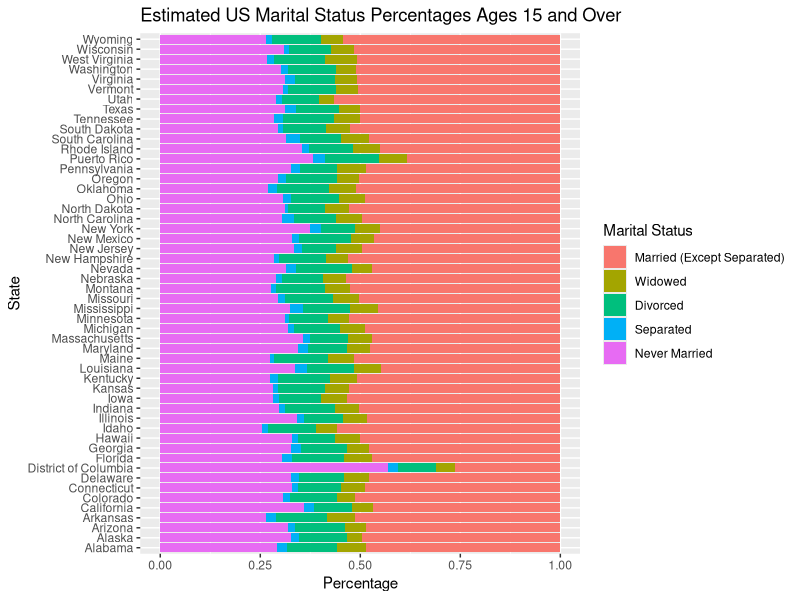
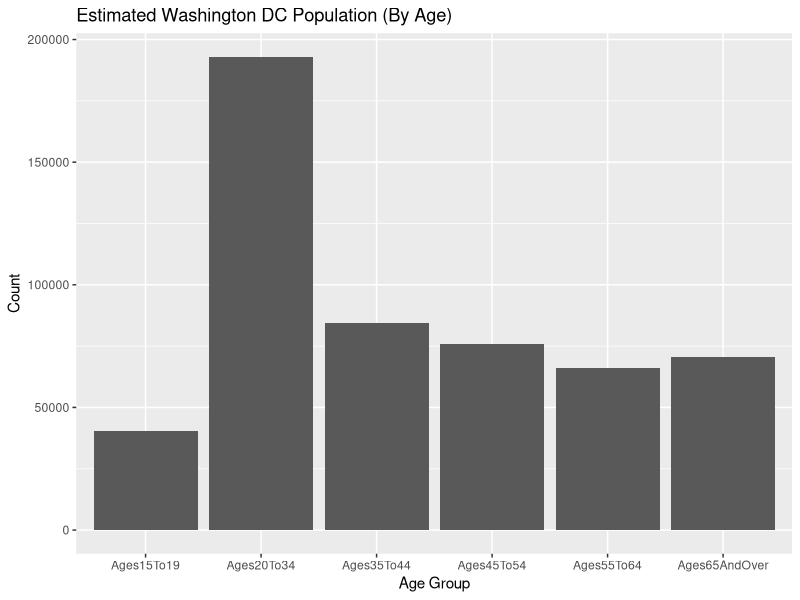
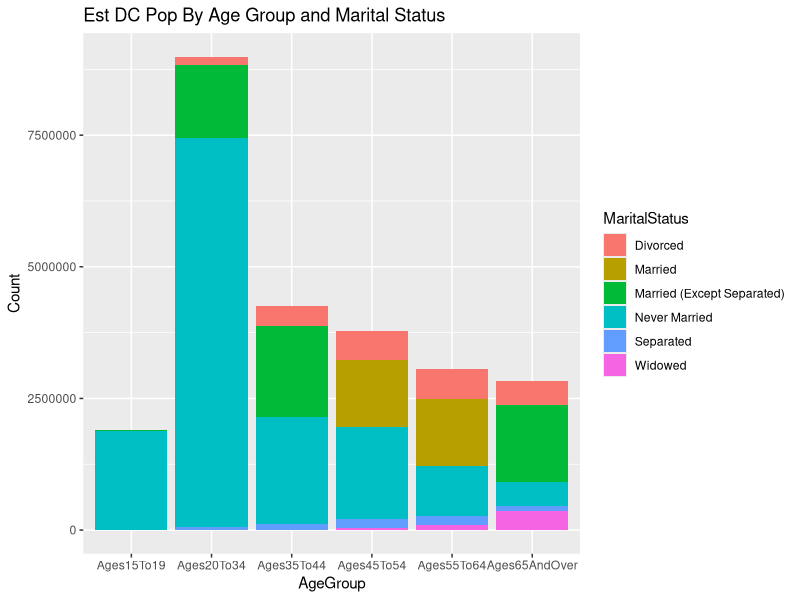
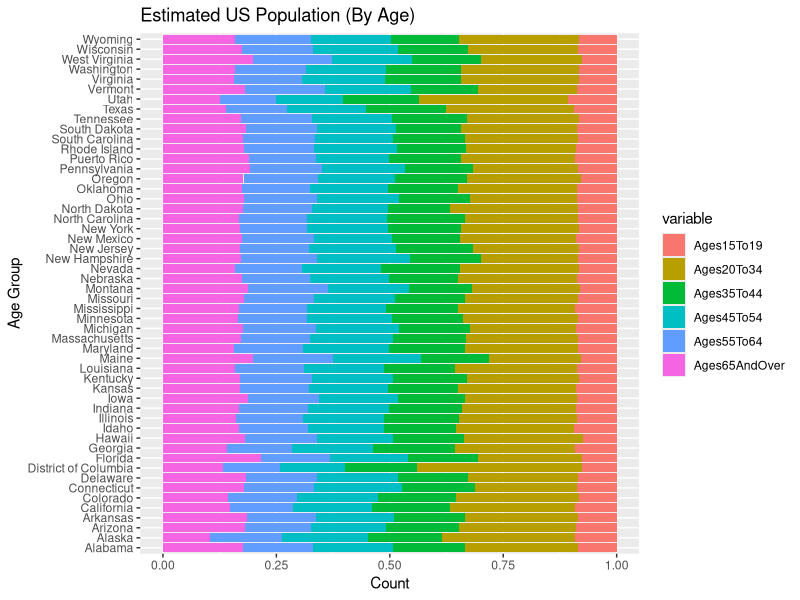
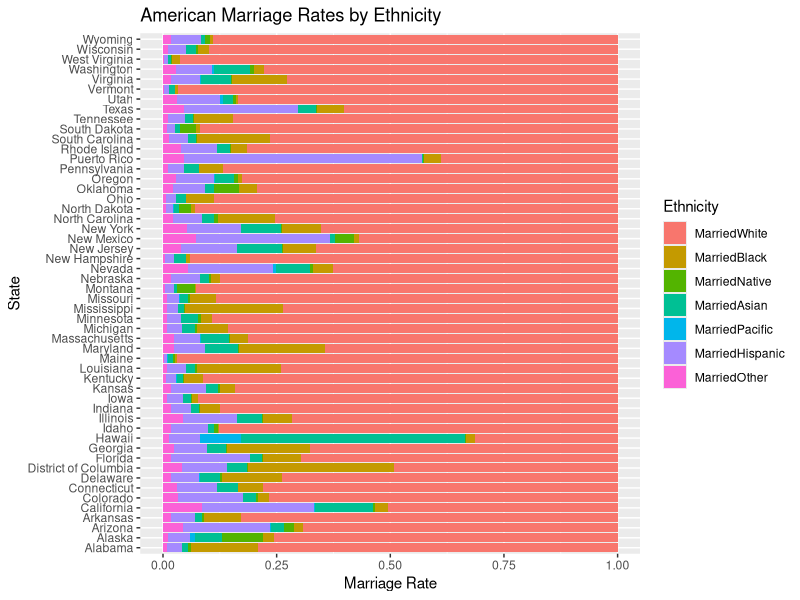
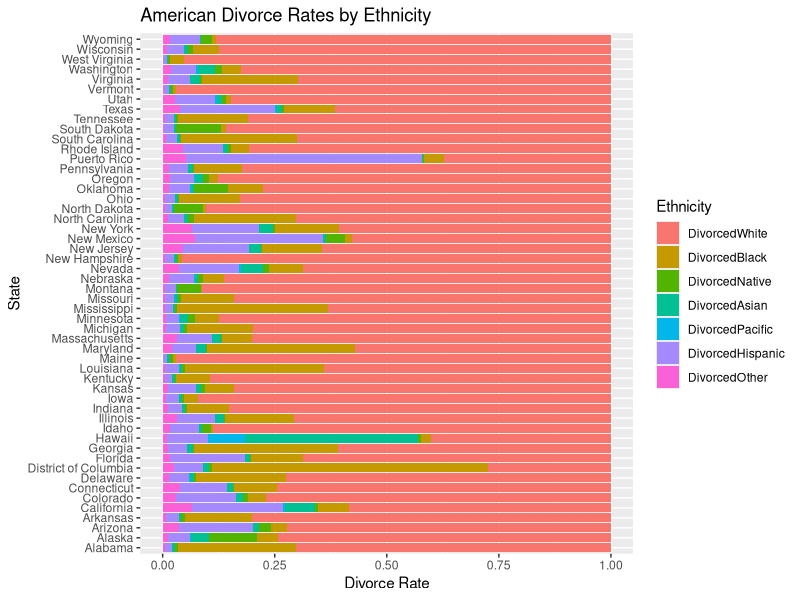
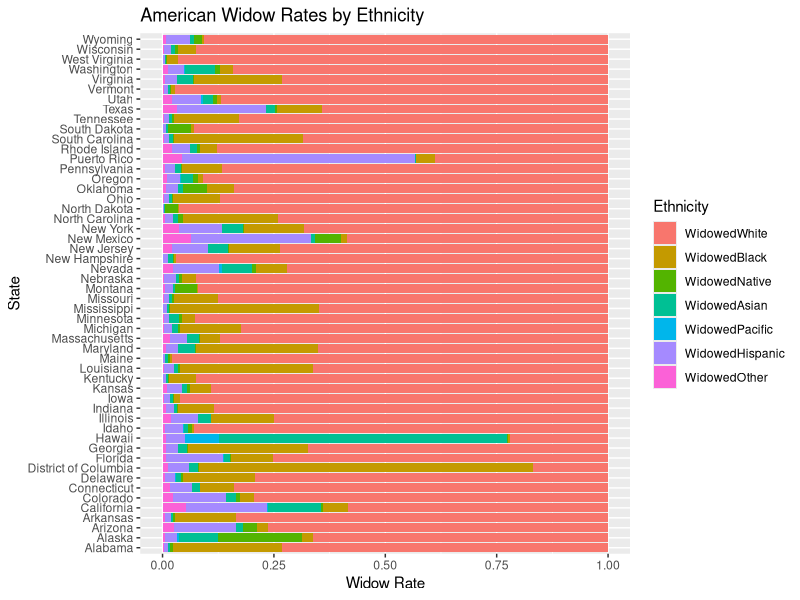
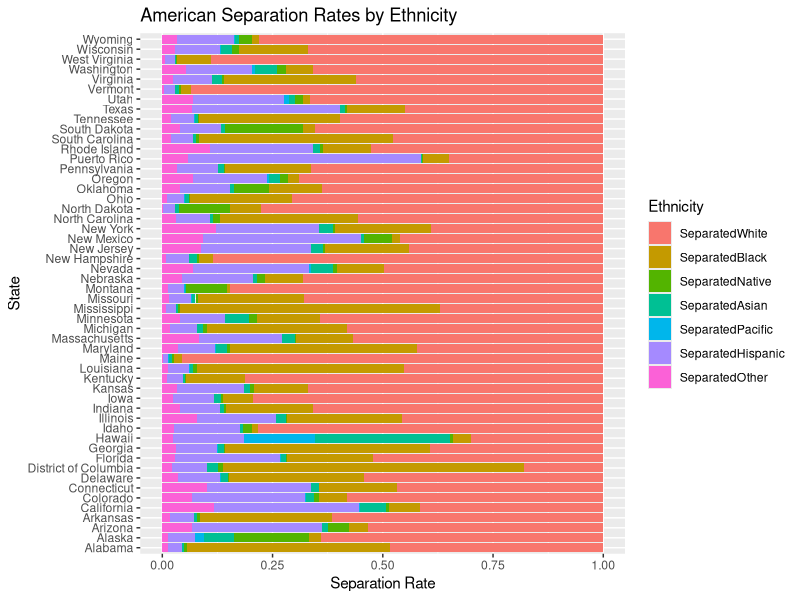

The R source for these figures, in order:
library(ggplot2)
library(dplyr)
library(reshape2)

# This file analyzes marriage and divorce data provided by the American Community
# Service url(http://www.census.gov/hhes/socdemo/marriage/data/acs/)

setwd("[R script directory]")

#Read Data
df.marital_status <- read.csv("ACS_13_5YR_MARITAL_STATUS.csv")

# Plot the Estimated Percentages for each State
legendLabels <- c("Married (Except Separated)", "Widowed", "Divorced", "Separated", "Never Married")
df.marital_status %>%
  select(Geography,Now_married_Except_Separated_15_Years_And_Over,
         Widowed_15_Years_And_Over,Divorced_Population_15_Years_And_Over,Separated_Population_15_Years_And_Over,
         Never_Married_Estimate_Population_15_Years_And_Over) %>%
  melt(id.var="Geography") %>%
  ggplot(aes(x=Geography,y=value,fill=variable)) +
  geom_bar(stat="identity",position="fill") +
  labs(title="Estimated US Marital Status Percentages Ages 15 and Over", x="State", y="Percentage") +
  scale_fill_discrete(name="Marital Status", labels=legendLabels) +
  coord_flip()

# Washington DC Stands out in the above chart, having the highest percentage of
# single Americans. Let's take a closer look at this region. Let's first look
# at the ages of the people living in DC

df.marital_status %>%
  filter(Geography=="District of Columbia") %>%
  mutate(Ages15To19=Total_Males_15_Years_And_Over_15_To_19_Years+Total_Females_15_To_19_Years,
         Ages20To34=Total_Males_20_To_34_Years+Total_Females_20_To_34_Years,
         Ages35To44=Total_Males_35_To_44_Years+Total_Females_35_To_44_Years,
         Ages45To54=Total_Males_45_To_54_Years+Total_Females_45_To_54_Years,
         Ages55To64=Total_Males_55_To_64_Years+Total_Females_55_To_64_Years,
         Ages65AndOver=Total_Males_65_Years_And_Over+Total_Females_65_Years_And_Over) %>%
  select(Geography,Ages15To19,Ages20To34,Ages35To44,Ages45To54,Ages55To64,Ages65AndOver) %>%
  melt(id.var="Geography") %>%
  ggplot(aes(x=variable,y=value)) +
  geom_bar(stat="identity") +
  labs(title="Estimated Washington DC Population (By Age)", x="Age Group", y="Count")

# Interesting, the majority of people living in DC appears to be between 20 and 35. 
# Let's take a look at the marital status of each group to see if we can get a clearer picture

# First let's create some functions we need to preprocess the data

computePopulation <- function(totalMales,percentMales,totalFemales,percentFemales) {
  return (totalMales*percentMales)+(totalFemales*percentFemales)
}

computeAgeGroup <- function(category) {
  ifelse(category == "Married15To19","Ages15To19",
   ifelse(category =="Widowed15To19","Ages15To19",
    ifelse(category == "Divorced15To19","Ages15To19",
     ifelse(category == "Separated15To19","Ages15To19",
      ifelse(category == "NeverMarried15To19","Ages15To19",
       ifelse(category == "Married20To34","Ages20To34",
        ifelse(category == "Widowed20To34","Ages20To34",
         ifelse(category == "Divorced20To34","Ages20To34",
          ifelse(category =="Separated20To34","Ages20To34",
           ifelse(category == "NeverMarried20To34","Ages20To34",
            ifelse(category == "Married35To44", "Ages35To44",
             ifelse(category == "Widowed35To44","Ages35To44",
              ifelse(category =="Divorced35To44", "Ages35To44",
               ifelse(category == "Separated35To44","Ages35To44",
                ifelse(category == "NeverMarried35To44","Ages35To44",
                 ifelse(category == "Married45To54","Ages45To54",
                  ifelse(category == "Widowed45To54","Ages45To54",
                   ifelse(category == "Divorced45To54","Ages45To54",
                    ifelse(category == "Separated45To54","Ages45To54",
                     ifelse(category == "NeverMarried45To54","Ages45To54",
                      ifelse(category =="Married55To64","Ages55To64",
                       ifelse(category=="Widowed55To64","Ages55To64",
                        ifelse(category=="Divorced55To64","Ages55To64",
                         ifelse(category=="Separated55To64","Ages55To64",
                          ifelse(category=="NeverMarried55To64","Ages55To64",
                           ifelse(category=="Married65AndOver","Ages65AndOver",
                            ifelse(category=="Widowed65AndOver","Ages65AndOver",
                             ifelse(category=="Divorced65AndOver","Ages65AndOver",
                              ifelse(category=="Separated65AndOver","Ages65AndOver",
                               ifelse(category=="NeverMarried65AndOver","Ages65AndOver",NA)
                              )))))))))))))))))))))))))))))
}

computeMaritalStatus <- function(category) {
  ifelse(category == "Married15To19","Married (Except Separated)",
         ifelse(category =="Widowed15To19","Widowed",
                ifelse(category == "Divorced15To19","Divorced",
                       ifelse(category == "Separated15To19","Separated",
                              ifelse(category == "NeverMarried15To19","Never Married",
                                     ifelse(category == "Married20To34","Married (Except Separated)",
                                            ifelse(category == "Widowed20To34","Widowed",
                                                   ifelse(category == "Divorced20To34","Divorced",
                                                          ifelse(category =="Separated20To34","Separated",
                                                                 ifelse(category == "NeverMarried20To34","Never Married",
                                                                        ifelse(category == "Married35To44", "Married (Except Separated)",
                                                                               ifelse(category == "Widowed35To44","Widowed",
                                                                                      ifelse(category =="Divorced35To44", "Divorced",
                                                                                             ifelse(category == "Separated35To44","Separated",
                                                                                                    ifelse(category == "NeverMarried35To44","Never Married",
                                                                                                           ifelse(category == "Married45To54","Married",
                                                                                                                  ifelse(category == "Widowed45To54","Widowed",
                                                                                                                         ifelse(category == "Divorced45To54","Divorced",
                                                                                                                                ifelse(category == "Separated45To54","Separated",
                                                                                                                                       ifelse(category == "NeverMarried45To54","Never Married",
                                                                                                                                              ifelse(category =="Married55To64","Married",
                                                                                                                                                     ifelse(category=="Widowed55To64","Widowed",
                                                                                                                                                            ifelse(category=="Divorced55To64","Divorced",
                                                                                                                                                                   ifelse(category=="Separated55To64","Separated",
                                                                                                                                                                          ifelse(category=="NeverMarried55To64","Never Married",
                                                                                                                                                                                 ifelse(category=="Married65AndOver","Married (Except Separated)",
                                                                                                                                                                                        ifelse(category=="Widowed65AndOver","Widowed",
                                                                                                                                                                                               ifelse(category=="Divorced65AndOver","Divorced",
                                                                                                                                                                                                      ifelse(category=="Separated65AndOver","Separated",
                                                                                                                                                                                                             ifelse(category=="NeverMarried65AndOver","Never Married",NA)
                                                                                                                                                                                                      )))))))))))))))))))))))))))))
}

df.marital_status %>%
  filter(Geography=="District of Columbia") %>%
  mutate(Married15To19 = computePopulation(Total_Males_15_Years_And_Over_15_To_19_Years,
                                           Now_Married_Except_Separated_Males_15_To_19_Years,
                                           Total_Females_15_To_19_Years,
                                           Now_Married_Except_Separated_Females_15_To_19_Years),
         Widowed15To19 = computePopulation(Total_Males_15_Years_And_Over_15_To_19_Years,
                                           Widowed_Males_15_To_19_Years,
                                           Total_Females_15_To_19_Years,
                                           Widowed_Females_15_To_19_Years),
         Divorced15To19 = computePopulation(Total_Males_15_Years_And_Over_15_To_19_Years,
                                            Divorced_Males_15_To_19_Years,
                                            Total_Females_15_To_19_Years,
                                            Divorced_Females_15_To_19_Years),
         Separated15To19 = computePopulation(Total_Males_15_Years_And_Over_15_To_19_Years,
                                             Separated_Males_15_To_19_Years,
                                             Total_Females_15_To_19_Years,
                                             Separated_Females_15_To_19_Years),
         NeverMarried15To19 = computePopulation(Total_Males_15_Years_And_Over_15_To_19_Years,
                                                Never_Married_Males_15_To_19_Years,
                                                Total_Females_15_To_19_Years,
                                                Never_Married_Females_15_To_19_Years),
         Married20To34 = computePopulation(Total_Males_20_To_34_Years,
                                           Now_Married_Except_Separated_Males_20_To_34_Years,
                                           Total_Females_20_To_34_Years,
                                           Now_Married_Except_Separated_Females_20_To_34_Years),
         Widowed20To34 = computePopulation(Total_Males_20_To_34_Years,
                                           Widowed_Males_20_To_34_Years,
                                           Total_Females_20_To_34_Years,
                                           Widowed_Females_20_To_34_Years),
         Divorced20To34 = computePopulation(Total_Males_20_To_34_Years,
                                            Divorced_Males_20_To_34_Years,
                                            Total_Females_20_To_34_Years,
                                            Divorced_Females_20_To_34_Years),
         Separated20To34 = computePopulation(Total_Males_20_To_34_Years,
                                             Separated_Males_20_To_34_Years,
                                             Total_Females_20_To_34_Years,
                                             Separated_Females_20_To_34_Years),
         NeverMarried20To34 = computePopulation(Total_Males_20_To_34_Years,
                                                Never_Married_Males_20_To_34_Years,
                                                Total_Females_20_To_34_Years,
                                                Never_Married_Females_20_To_34_Years),
         Married35To44 = computePopulation(Total_Males_35_To_44_Years,
                                           Now_Married_Males_35_To_44_Years,
                                           Total_Females_35_To_44_Years,
                                           Now_Married_Except_Separated_Females_35_To_44_Years),
         Widowed35To44 = computePopulation(Total_Males_35_To_44_Years,
                                           Widowed_Males_35_To_44_Years,
                                           Total_Females_35_To_44_Years,
                                           Widowed_Females_35_To_44_Years),
         Divorced35To44 = computePopulation(Total_Males_35_To_44_Years,
                                            Divorced_Males_35_To_44_Years,
                                            Total_Females_35_To_44_Years,
                                            Divorced_Females_35_To_44_Years),
         Separated35To44 = computePopulation(Total_Males_35_To_44_Years,
                                             Separated_Males_35_To_44_Years,
                                             Total_Females_35_To_44_Years,
                                             Separated_Females_35_To_44_Years),
         NeverMarried35To44 = computePopulation(Total_Males_35_To_44_Years,
                                                Never_Married_Males_35_To_44_Years,
                                                Total_Females_35_To_44_Years,
                                                Never_Married_Females_35_To_44_Years),
         Married45To54 = computePopulation(Total_Males_45_To_54_Years,
                                           Now_Married_Except_Separated_Males_15_Years_And_Over_45_To_54_Years,
                                           Total_Females_45_To_54_Years,
                                           Now_Married_Except_Separated_Females_45_To_54_Years),
         Widowed45To54 = computePopulation(Total_Males_45_To_54_Years,
                                           Widowed_Males_45_To_54_Years,
                                           Total_Females_45_To_54_Years,
                                           Widowed_Females_45_To_54_Years),
         Divorced45To54 = computePopulation(Total_Males_45_To_54_Years,
                                            Divorced_Males_45_To_54_Years,
                                            Total_Females_45_To_54_Years,
                                            Divorced_Females_45_To_54_Years),
         Separated45To54 = computePopulation(Total_Males_45_To_54_Years,
                                             Separated_Males_45_To_54_Years,
                                             Total_Females_45_To_54_Years,
                                             Separated_Females_45_To_54_Years),
         NeverMarried45To54 = computePopulation(Total_Males_45_To_54_Years,
                                                Never_Married_Males_45_To_54_Years,
                                                Total_Females_45_To_54_Years,
                                                Never_Married_Females_45_To_54_Years),
         Married55To64 = computePopulation(Total_Males_55_To_64_Years,
                                           Now_Married_Except_Separated_Males_55_To_64_Years,
                                           Total_Females_55_To_64_Years,
                                           Now_Married_Except_Separated_Females_55_To_64_Years),
         Widowed55To64 = computePopulation(Total_Males_55_To_64_Years,
                                           Widowed_Males_55_To_64_Years,
                                           Total_Females_55_To_64_Years,
                                           Widowed_Females_55_To_64_Years),
         Divorced55To64 = computePopulation(Total_Males_55_To_64_Years,
                                            Divorced_Males_55_To_64_Years,
                                            Total_Females_55_To_64_Years,
                                            Divorced_Females_55_To_64_Years),
         Separated55To64 = computePopulation(Total_Males_55_To_64_Years,
                                             Separated_Males_55_To_64_Years,
                                             Total_Females_55_To_64_Years,
                                             Separated_Females_55_To_64_Years),
         NeverMarried55To64 = computePopulation(Total_Males_55_To_64_Years,
                                                Never_Married_Males_55_To_64_Years,
                                                Total_Females_55_To_64_Years,
                                                Never_Married_Females_55_To_64_Years),
         Married65AndOver = computePopulation(Total_Males_65_Years_And_Over,
                                              Now_Married_Except_Separated_Males_65_Years_And_Over,
                                           Total_Females_65_Years_And_Over,
                                           Now_Married_Except_Separated_Females_65_Years_And_Over),
         Widowed65AndOver = computePopulation(Total_Males_65_Years_And_Over,
                                           Widowed_Males_65_Years_And_Over,
                                           Total_Females_65_Years_And_Over,
                                           Widowed_Females_65_Years_And_Over),
         Divorced65AndOver = computePopulation(Total_Males_65_Years_And_Over,
                                            Divorced_Males_65_Years_And_Over,
                                            Total_Females_65_Years_And_Over,
                                            Divorced_Females_65_Years_And_Over),
         Separated65AndOver = computePopulation(Total_Males_65_Years_And_Over,
                                             Separated_Males_65_Years_And_Over,
                                             Total_Females_65_Years_And_Over,
                                             Separated_Females_65_Years_And_Over),
         NeverMarried65AndOver = computePopulation(Total_Males_65_Years_And_Over,
                                                Never_Married_65_Years_And_Over,
                                                Total_Females_65_Years_And_Over,
                                                Never_Married_Females_65_Years_And_Over)
         ) %>%
  select(Geography,Married15To19,Widowed15To19,Divorced15To19,Separated15To19,NeverMarried15To19,
         Married20To34,Widowed20To34,Divorced20To34,Separated20To34,NeverMarried20To34,
         Married35To44,Widowed35To44,Divorced35To44,Separated35To44,NeverMarried35To44,
         Married45To54,Widowed45To54,Divorced45To54,Separated45To54,NeverMarried45To54,
         Married55To64,Widowed55To64,Divorced55To64,Separated55To64,NeverMarried55To64,
         Married65AndOver,Widowed65AndOver,Divorced65AndOver,Separated65AndOver,NeverMarried65AndOver) %>%
  melt(id.vars="Geography", variable.name="Category",value.name="Count") %>%
  mutate(AgeGroup = computeAgeGroup(Category), MaritalStatus = computeMaritalStatus(Category)) %>%
  select(AgeGroup, MaritalStatus, Count) %>%
  ggplot(aes(x=AgeGroup,y=Count,fill=MaritalStatus)) +
  ggtitle("Est DC Pop By Age Group and Marital Status") +
  geom_bar(stat="identity")

# Let's compare the age distribution in DC with the rest of the country
df.marital_status %>%
  mutate(Ages15To19=Total_Males_15_Years_And_Over_15_To_19_Years+Total_Females_15_To_19_Years,
         Ages20To34=Total_Males_20_To_34_Years+Total_Females_20_To_34_Years,
         Ages35To44=Total_Males_35_To_44_Years+Total_Females_35_To_44_Years,
         Ages45To54=Total_Males_45_To_54_Years+Total_Females_45_To_54_Years,
         Ages55To64=Total_Males_55_To_64_Years+Total_Females_55_To_64_Years,
         Ages65AndOver=Total_Males_65_Years_And_Over+Total_Females_65_Years_And_Over) %>%
  select(Geography,Ages15To19,Ages20To34,Ages35To44,Ages45To54,Ages55To64,Ages65AndOver) %>%
  melt(id.var="Geography") %>%
  ggplot(aes(x=Geography,y=value, fill=variable)) +
  geom_bar(stat="identity", position="Fill") +
  labs(title="Estimated US Population (By Age)", x="Age Group", y="Count") +
  coord_flip()

# After doing some research, it appears that Washington DC does in fact have a
# large population of singles, a large majority of which are young, ambitious
# professionals between ages 20 - 39. Let's look at the ratio of unmarried males
# to unmarried females and vice versa

# Male to Female Ratio
df.marital_status %>%
  mutate(SingleMaleToFemale = (Total_Males_15_Years_And_Over*Never_Married_Males_15_Years_And_Over)/
                              (Total_Females_15_Years_And_Over*Never_Married_Females_15_Years_And_Over)) %>%
  select(Geography, SingleMaleToFemale) %>%
  arrange(SingleMaleToFemale)

# Female to Male Ratio
df.marital_status %>%
  mutate(SingleFemaleToMale = (Total_Females_15_Years_And_Over*Never_Married_Females_15_Years_And_Over)/
                              (Total_Males_15_Years_And_Over*Never_Married_Males_15_Years_And_Over)) %>%
  select(Geography, SingleFemaleToMale) %>%
  arrange(SingleFemaleToMale)

# Washington DC has the largest male to female ratio (more females per male) in the US
# Looks like I found the perfect place to find a girlfriend. Lol!

# Let's take a look at the marital status among different ethic groups.

# Married americans by ethinicity

df.marital_status %>%
  mutate(MarriedWhite = (Now_Married_Except_Separated_White*Total_Population_White)/Total_Population_15_Years_And_Over,
         MarriedBlack = (Now_Married_Except_Separated_Black*Total_Population_Black)/Total_Population_15_Years_And_Over,
         MarriedNative = (Now_Married_Except_Separated_American_Indian_And_Alaska_Native*Total_Population_American_Indian_And_Alaska_Native)/Total_Population_15_Years_And_Over,
         MarriedAsian = (Now_Married_Except_Separated_Asian*Total_Population_Asian)/Total_Population_15_Years_And_Over,
         MarriedPacific = (Now_Married_Except_Separated_Native_Hawaiian_And_Other_Pacific_Islander*Total_Population_Native_Hawaiian_And_Other_Pacific_Islander)/Total_Population_15_Years_And_Over,
         MarriedHispanic = (Now_Married_Except_Separated_Hispanic_Or_Latino_Origin*Total_Hispanic_Or_Latino_Origin)/Total_Population_15_Years_And_Over,
         MarriedOther = (Now_Married_Except_Separated_Some_Other_Race*Total_Population_Some_Other_Race)/Total_Population_15_Years_And_Over) %>%
  select(Geography,MarriedWhite,MarriedBlack,MarriedNative,MarriedAsian,MarriedPacific,MarriedHispanic,MarriedOther) %>%
  melt(id.var="Geography", variable.name="Ethnicity", value.name="MarriageRate") %>%
  ggplot(aes(x=Geography, y=MarriageRate, fill=Ethnicity)) +
  geom_bar(stat="identity", position="fill") +
  labs(title="American Marriage Rates by Ethnicity", x="State", y="Marriage Rate")+
  coord_flip()
  
 # Divorced Americans By Ethicity 
df.marital_status %>%
  mutate(DivorcedWhite = (Divorced_White*Total_Population_White)/Total_Population_15_Years_And_Over,
         DivorcedBlack = (Divorced_Black*Total_Population_Black)/Total_Population_15_Years_And_Over,
         DivorcedNative = (Divorced_American_Indian_And_Alaska_Native*Total_Population_American_Indian_And_Alaska_Native)/Total_Population_15_Years_And_Over,
         DivorcedAsian = (Divorced_Asian*Total_Population_Asian)/Total_Population_15_Years_And_Over,
         DivorcedPacific = (Divorced_Native_Hawaiian_And_Other_Pacific_Islander*Total_Population_Native_Hawaiian_And_Other_Pacific_Islander)/Total_Population_15_Years_And_Over,
         DivorcedHispanic = (Divorced_Hispanic_Or_Latino_Origin*Total_Hispanic_Or_Latino_Origin)/Total_Population_15_Years_And_Over,
         DivorcedOther = (Divorced_Some_Other_Race*Total_Population_Some_Other_Race)/Total_Population_15_Years_And_Over) %>%
  select(Geography,DivorcedWhite,DivorcedBlack,DivorcedNative,DivorcedAsian,DivorcedPacific,DivorcedHispanic,DivorcedOther) %>%
  melt(id.var="Geography", variable.name="Ethnicity", value.name="DivorceRate") %>%
  ggplot(aes(x=Geography, y=DivorceRate, fill=Ethnicity)) +
  geom_bar(stat="identity", position="fill") +
  labs(title="American Divorce Rates by Ethnicity", x="State", y="Divorce Rate")+
  coord_flip()

# Widowed Americans By Ethnicity
df.marital_status %>%
  mutate(WidowedWhite = (Widowed_White*Total_Population_White)/Total_Population_15_Years_And_Over,
         WidowedBlack = (Widowed_Black*Total_Population_Black)/Total_Population_15_Years_And_Over,
         WidowedNative = (Widowed_American_Indian_And_Alaska_Native*Total_Population_American_Indian_And_Alaska_Native)/Total_Population_15_Years_And_Over,
         WidowedAsian = (Widowed_Asian*Total_Population_Asian)/Total_Population_15_Years_And_Over,
         WidowedPacific = (Widowed_Native_Hawaiian_And_Other_Pacific_Islander*Total_Population_Native_Hawaiian_And_Other_Pacific_Islander)/Total_Population_15_Years_And_Over,
         WidowedHispanic = (Widowed_Estimate_Hispanic_Or_Latino_Origin*Total_Hispanic_Or_Latino_Origin)/Total_Population_15_Years_And_Over,
         WidowedOther = (Widowed_Some_Other_Race*Total_Population_Some_Other_Race)/Total_Population_15_Years_And_Over) %>%
  select(Geography,WidowedWhite,WidowedBlack,WidowedNative,WidowedAsian,WidowedPacific,WidowedHispanic,WidowedOther) %>%
  melt(id.var="Geography", variable.name="Ethnicity", value.name="WidowRate") %>%
  ggplot(aes(x=Geography, y=WidowRate, fill=Ethnicity)) +
  geom_bar(stat="identity", position="fill") +
  labs(title="American Widow Rates by Ethnicity", x="State", y="Widow Rate")+
  coord_flip()

# Separated Americans By Ethnicity
df.marital_status %>%
  mutate(SeparatedWhite = (Separated_White*Total_Population_White)/Total_Population_15_Years_And_Over,
         SeparatedBlack = (Separated_Black*Total_Population_Black)/Total_Population_15_Years_And_Over,
         SeparatedNative = (Separated_American_Indian_And_Alaska_Native*Total_Population_American_Indian_And_Alaska_Native)/Total_Population_15_Years_And_Over,
         SeparatedAsian = (Separated_Asian*Total_Population_Asian)/Total_Population_15_Years_And_Over,
         SeparatedPacific = (Separated_Native_Hawaiian_And_Other_Pacific_Islander*Total_Population_Native_Hawaiian_And_Other_Pacific_Islander)/Total_Population_15_Years_And_Over,
         SeparatedHispanic = (Separated_Hispanic_Or_Latino_Origin*Total_Hispanic_Or_Latino_Origin)/Total_Population_15_Years_And_Over,
         SeparatedOther = (Separated_One_Race_Some_Other_Race*Total_Population_Some_Other_Race)/Total_Population_15_Years_And_Over) %>%
  select(Geography,SeparatedWhite,SeparatedBlack,SeparatedNative,SeparatedAsian,SeparatedPacific,SeparatedHispanic,SeparatedOther) %>%
  melt(id.var="Geography", variable.name="Ethnicity", value.name="SeparationRate") %>%
  ggplot(aes(x=Geography, y=SeparationRate, fill=Ethnicity)) +
  geom_bar(stat="identity", position="fill") +
  labs(title="American Separation Rates by Ethnicity", x="State", y="Separation Rate")+
  coord_flip()

# Single Americans By Ethnicity
df.marital_status %>%
  mutate(SingleWhite = (Never_Married_White*Total_Population_White)/Total_Population_15_Years_And_Over,
         SingleBlack = (Never_Married_Black*Total_Population_Black)/Total_Population_15_Years_And_Over,
         SingleNative = (Never_Married_American_Indian_And_Alaska_Native*Total_Population_American_Indian_And_Alaska_Native)/Total_Population_15_Years_And_Over,
         SingleAsian = (Never_Married_Asian*Total_Population_Asian)/Total_Population_15_Years_And_Over,
         SinglePacific = (Never_Married_Native_Hawaiian_And_Other_Pacific_Islander*Total_Population_Native_Hawaiian_And_Other_Pacific_Islander)/Total_Population_15_Years_And_Over,
         SingleHispanic = (Never_Married_Hispanic_Or_Latino_Origin*Total_Hispanic_Or_Latino_Origin)/Total_Population_15_Years_And_Over,
         SingleOther = (Never_Married_Some_Other_Race*Total_Population_Some_Other_Race)/Total_Population_15_Years_And_Over) %>%
  select(Geography,SingleWhite,SingleBlack,SingleNative,SingleAsian,SinglePacific,SingleHispanic,SingleOther) %>%
  melt(id.var="Geography", variable.name="Ethnicity", value.name="SingleRate") %>%
  ggplot(aes(x=Geography, y=SingleRate, fill=Ethnicity)) +
  geom_bar(stat="identity", position="fill") +
  labs(title="Single Americans by Ethnicity", x="State", y="% Single")+
  coord_flip()

# Very high divorce and widow rate for blacks in Washington DC. I wonder why.
# High divorce rate and widow rate for Asians in Hawaii. I wonder why.

